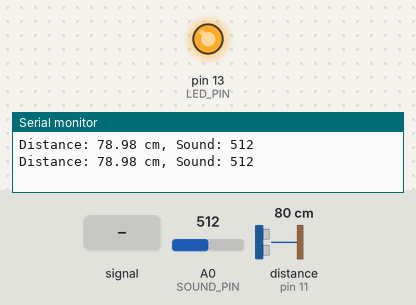
A sketch run on a simulated Arduino Uno, built with avr-gcc and run on an emulated ATmega328P. Parts: output pins drawn as LEDs (lit = HIGH), the last lines printed to the serial monitor. Wiring (inferred from the names in the program): ultrasonic range finder: trigger pin 10; echo pin 11. The inputs (shaded band) are chosen by the test bench; at power-on: distance to the obstacle (sensor on pin 11) 80 cm, A0 (SOUND_PIN) = 512. The echo pulse lasts 58.3 µs per cm; pins used as bus, display or sensor lines are not drawn.

Above: at 1.8 s.
1.9 s: A0 (SOUND_PIN) fed a 50 Hz sine of ±306 counts around its level
At 5.8 s:
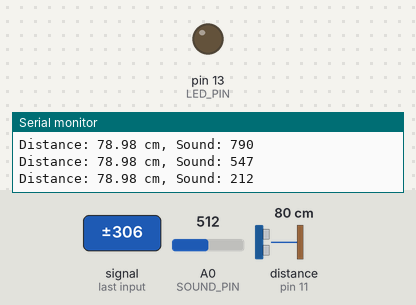
6.0 s: distance to the obstacle (sensor on pin 11) set to 248 cm
8.5 s: distance to the obstacle (sensor on pin 11) set to 255 cm
10.6 s: distance to the obstacle (sensor on pin 11) set to 60 cm
At 12.4 s:
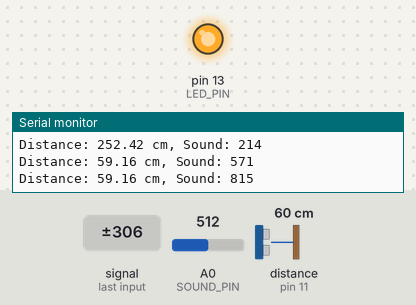
14.6 s: distance to the obstacle (sensor on pin 11) set to 43 cm
At 17.0 s:
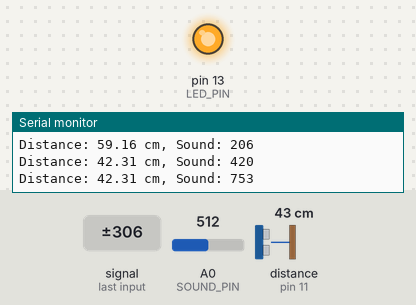
17.6 s: distance to the obstacle (sensor on pin 11) set to 38 cm
Timing chart, 0 to 20.6 s (numbered marks = the images above; inputs shaded):
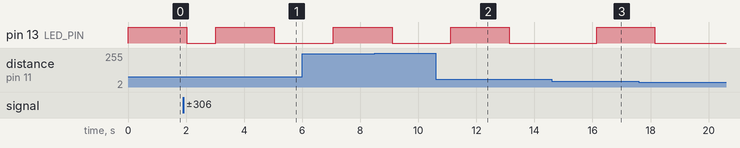

Measured:
- after the input at 1.9 s, pin 13 (LED_PIN): HIGH → LOW after 0.12 s, → HIGH 1.0 s later, → LOW 2.0 s later
- after the input at 10.6 s, pin 13 (LED_PIN): LOW → HIGH after 0.52 s instead of 1.5 s
- after the input at 14.6 s, pin 13 (LED_PIN): LOW → HIGH after 1.5 s instead of 0.54 s

The sketch:

SketchWithAI.ino
```cpp
const int TRIG_PIN = 10;
const int ECHO_PIN = 11;
const int SOUND_PIN = A0;
const int LED_PIN = 13;
const int DISTANCE_THRESHOLD = 30; // 设置距离阈值为30cm
const int SOUND_THRESHOLD = 500; // 设置声音阈值为500

void setup() {
  pinMode(TRIG_PIN, OUTPUT);
  pinMode(ECHO_PIN, INPUT);
  pinMode(SOUND_PIN, INPUT);
  pinMode(LED_PIN, OUTPUT);
  Serial.begin(9600);
}

void loop() {
  digitalWrite(TRIG_PIN, LOW);
  delayMicroseconds(1);
  digitalWrite(TRIG_PIN, HIGH);
  delayMicroseconds(5);
  digitalWrite(TRIG_PIN, LOW); // 发射超声波

  long duration = pulseIn(ECHO_PIN, HIGH); // 接收超声波的反射，计算距离
  float distance = duration * 0.034 / 2;
  int sound = analogRead(SOUND_PIN); // 读取声音传感器的数值

  Serial.print("Distance: ");
  Serial.print(distance);
  Serial.print(" cm, ");
  Serial.print("Sound: ");
  Serial.println(sound);

  if (distance < DISTANCE_THRESHOLD || sound > SOUND_THRESHOLD) {
    digitalWrite(LED_PIN, HIGH); // 如果距离小于阈值或声音传感器检测到声音，点亮LED灯
  } else {
    digitalWrite(LED_PIN, LOW); // 否则关闭LED灯
  }

  delay(1000);
}
```
